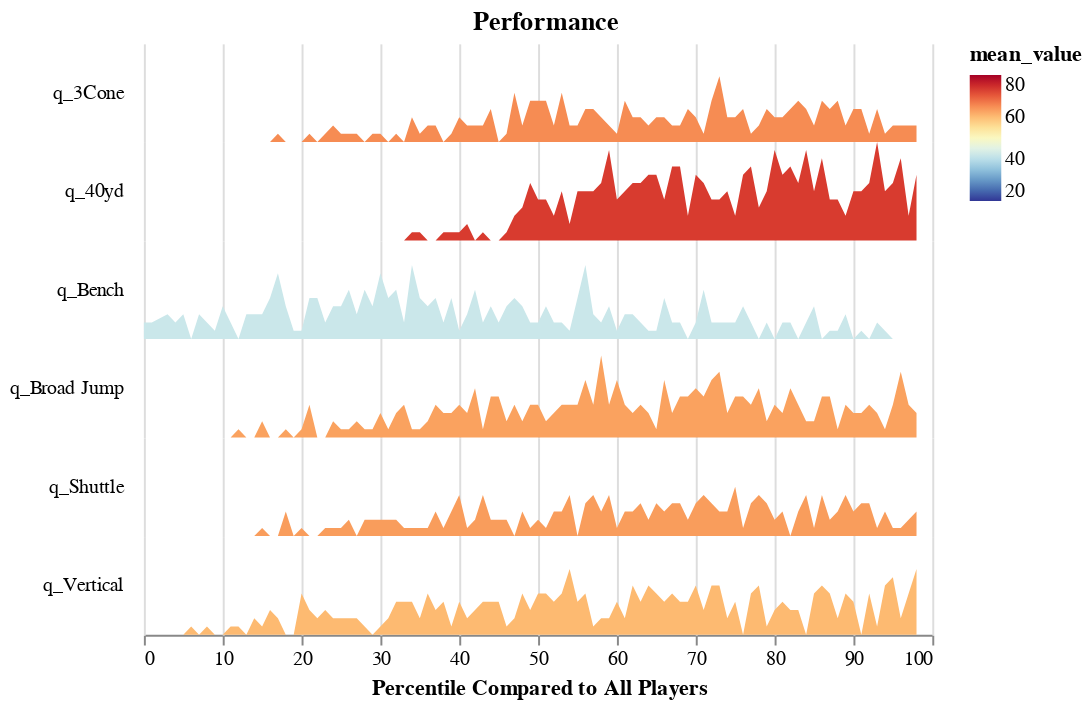

Write notebook code for a chart like this one.
### Code cell
step = 50
overlap = 0

DEFAULT_POSITION = "RB"

from altair import datum

alt.data_transformers.disable_max_rows()

input_dropdown = alt.binding_select(options=DROPDOWN_POSITIONS, name='position')

position_selection = alt.selection_single(fields=['position'], bind=input_dropdown, init={"position": "RB"})
"""
.transform_filter(
    (datum.position == selection2)
)"""

alt.Chart(eav, height=step
).add_selection(
    position_selection
).transform_filter(
    position_selection
).transform_joinaggregate(
    mean_value='mean(result)', groupby=['event']
).transform_bin(
    ['bin_min', 'bin_max'], "result", bin=alt.Bin(maxbins=100)
).transform_aggregate(
    value='count()', groupby=['event', 'mean_value', 'bin_min', 'bin_max']
).transform_impute(
    impute='value', groupby=['event', 'mean_value'], key='bin_min', value=0
).mark_area(

).encode(
    alt.X('bin_min:Q', scale=alt.Scale(domain=[0,100]), title='Percentile Compared to All Drafted Players'),
    alt.Y(
        'value:Q',
        scale=alt.Scale(range=[step, -step * overlap]),
        axis=None
    ),
    alt.Fill(
        'mean_value:Q',
        #legend=None,
        scale=alt.Scale(domain=[20, 80], scheme='redyellowblue', reverse=True)
    ),
    alt.Row('event:N', title=None, header=alt.Header(labelAngle=0, labelAlign='left'))
).properties(
    title='Performance',
    bounds='flush'
).configure_facet(
    spacing=0
).configure_view(
    stroke=None
).configure_title(
    anchor='middle',
    align='center'
)

### Figure 1 — Vega-Lite specification as saved in the notebook (floating-point values rounded to 4 significant figures; data arrays with more than 128 entries replaced by an {"elided": "..."} marker saying what was removed)
{"config": {"view": {"continuousWidth": 400, "continuousHeight": 300, "stroke": null}, "facet": {"spacing": 0}, "title": {"align": "center", "anchor": "middle"}}, "data": {"name": "data-3601eb677fbdadf324beb21999c5d674"}, "mark": "area", "bounds": "flush", "encoding": {"fill": {"field": "mean_value", "scale": {"domain": [20, 80], "reverse": true, "scheme": "redyellowblue"}, "type": "quantitative"}, "row": {"field": "event", "header": {"labelAlign": "left", "labelAngle": 0}, "title": null, "type": "nominal"}, "x": {"field": "bin_min", "scale": {"domain": [0, 100]}, "title": "Percentile Compared to All Players", "type": "quantitative"}, "y": {"axis": null, "field": "value", "scale": {"range": [50, 0]}, "type": "quantitative"}}, "height": 50, "selection": {"selector008": {"type": "single", "fields": ["position"], "bind": {"input": "select", "options": ["C", "CB", "DE", "DL", "DT", "EDGE", "FB", "ILB", "K", "LB", "OG", "OL", "OLB", "OT", "P", "QB", "RB", "S", "TE", "WR"], "name": "position"}, "init": {"position": "RB"}}}, "title": "Performance", "transform": [{"filter": {"selection": "selector008"}}, {"joinaggregate": [{"op": "mean", "field": "result", "as": "mean_value"}], "groupby": ["event"]}, {"bin": {"maxbins": 100}, "field": "result", "as": ["bin_min", "bin_max"]}, {"aggregate": [{"op": "count", "as": "value"}], "groupby": ["event", "mean_value", "bin_min", "bin_max"]}, {"impute": "value", "key": "bin_min", "groupby": ["event", "mean_value"], "value": 0}], "$schema": "https://vega.github.io/schema/vega-lite/v4.17.0.json", "datasets": {"data-3601eb677fbdadf324beb21999c5d674": {"elided": "20428 records"}}}
